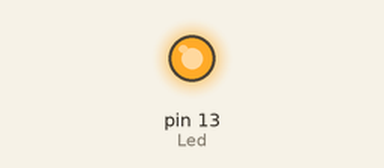
Recording of a sketch running on a simulated Arduino Uno, built with avr-gcc and run on an emulated ATmega328P. Shown: output pins drawn as LEDs (lit = HIGH).

Above: at 0.5 s.
At 6.0 s:
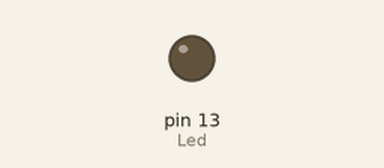
Timing chart, 0 to 8.1 s (numbered marks = the images above):
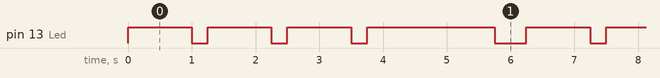

The sketch:

PiscaLed13.ino
```cpp
// Minha modficação do programa "Blink"
int Led = 13;
void setup() {
  // inicializar o pino digital 13 como saida
  pinMode(Led, OUTPUT);
}
void loop() {
  digitalWrite(Led, HIGH);   // liga o led
  delay(1000);              // espera 1000 mili segundos
  digitalWrite(Led, LOW);    // desliga o led
  delay(250);              // espera 250 milissegundos
  digitalWrite(Led, HIGH);
  delay(1000);
  digitalWrite(Led, LOW);
  delay(250);
  digitalWrite(Led, HIGH);
  delay(1000);
  digitalWrite(Led, LOW);
  delay(250);
  digitalWrite(Led, HIGH);
  delay(2000);
  digitalWrite(Led, LOW);
  delay(500);

}
```

Measured:
- by itself, pin 13 (Led): repeats every 6.3 s: 2 × (LOW 0.25 s, HIGH 1.0 s), LOW 0.25 s, HIGH 2.0 s, LOW 0.50 s, HIGH 1.0 s
- by itself, everything shown: repeats every 6.3 s, in 8 steps
